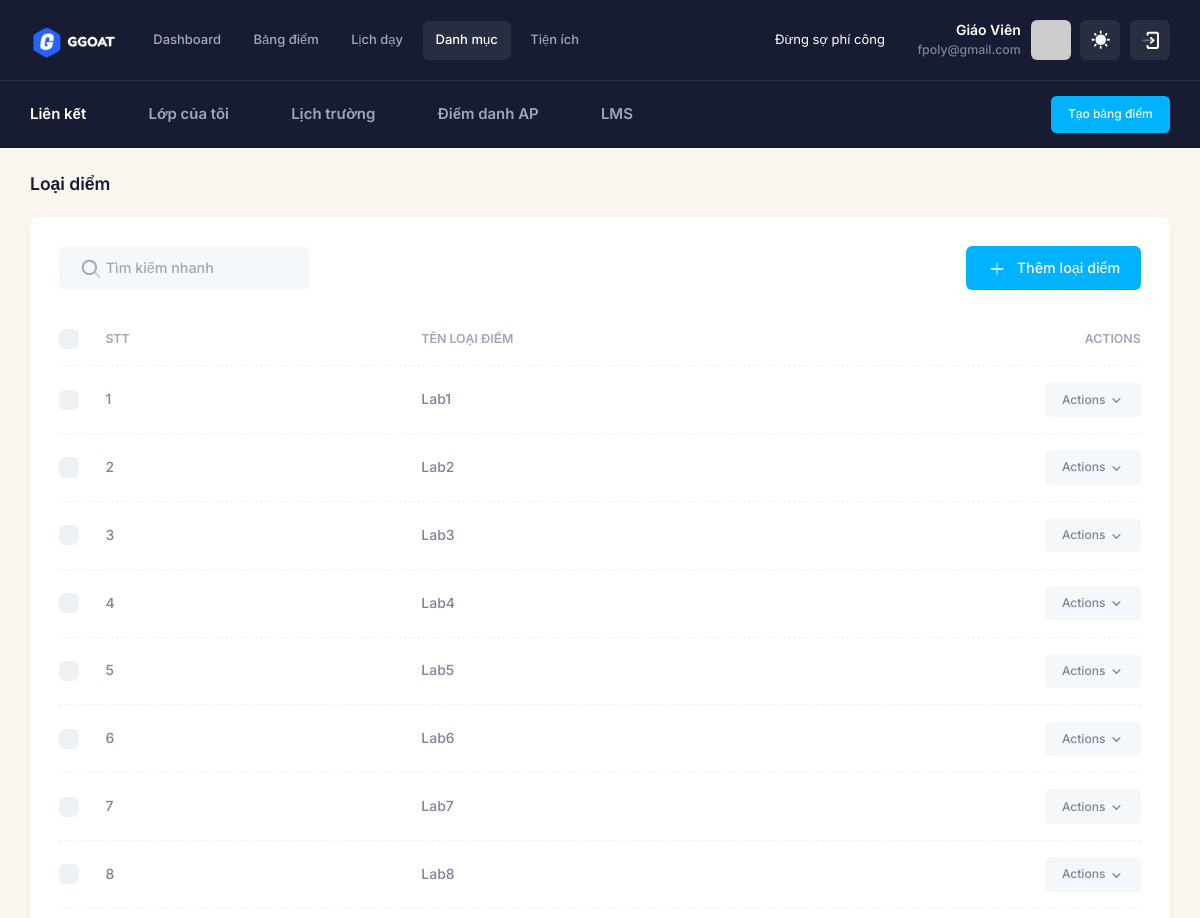
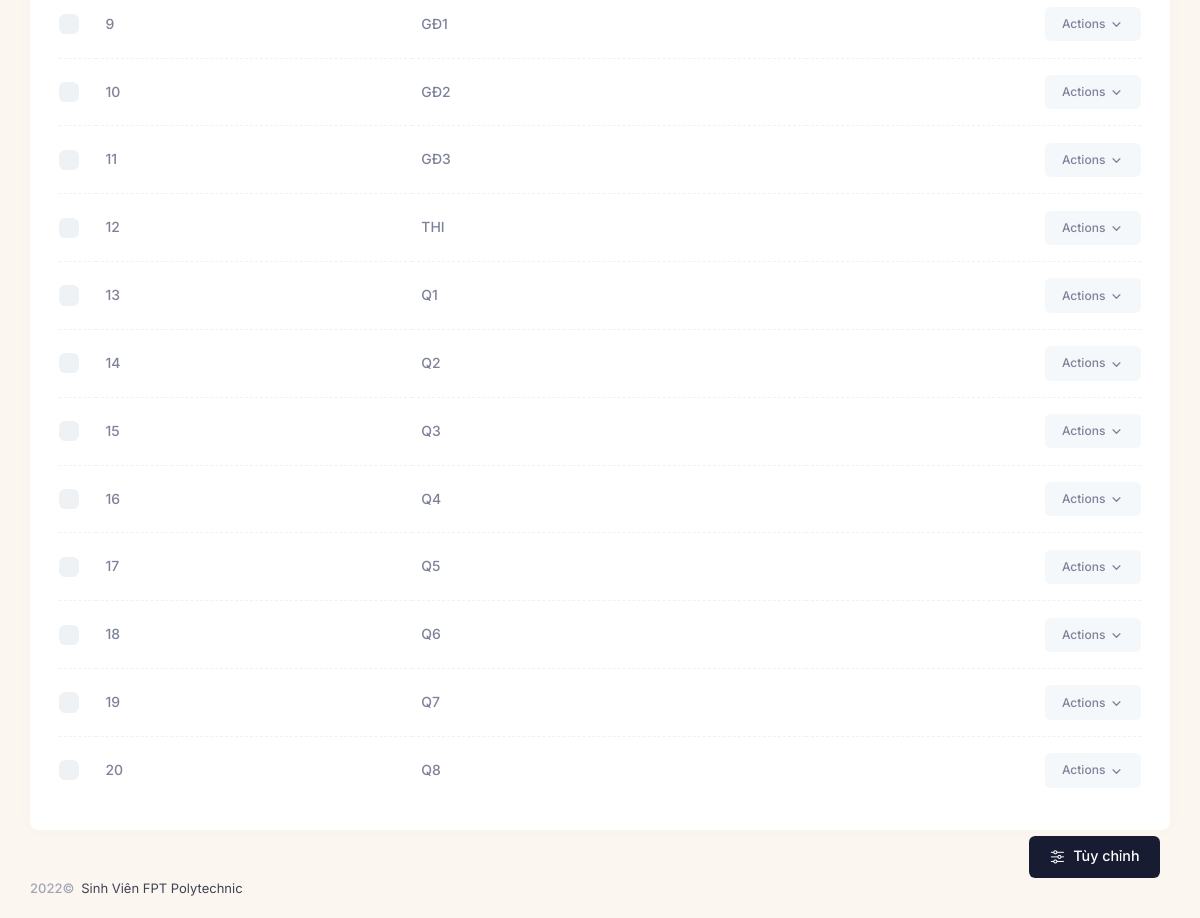
Page /danh-muc/loai-diem (signed in) on the committed database (2 pictures, top to bottom).
### tables this page shows
CREATE TABLE `teachers` (
  `id_teacher` int(11) NOT NULL,
  `name` varchar(225) NOT NULL,
  `email` varchar(225) NOT NULL,
  `password` text NOT NULL,
  `register_date` datetime DEFAULT NULL,
  `code_donate` text NOT NULL,
  `id_coso` int(11) DEFAULT NULL COMMENT 'cơ sở đang dạy',
  `status` enum('1','2') NOT NULL DEFAULT '2',
  `data` longtext DEFAULT NULL COMMENT 'tất cả dữ liệu quản lý của giáo viên'
);

CREATE TABLE `lien_ket` (
  `id_lienket` int(11) NOT NULL,
  `ten` varchar(225) NOT NULL,
  `url` text NOT NULL,
  `mo_ta` text DEFAULT NULL,
  `id_teacher` int(11) NOT NULL
);

CREATE TABLE `loai_diem` (
  `id` int(11) NOT NULL,
  `ten_diem` varchar(225) NOT NULL,
  `id_teacher` int(11) NOT NULL
);

### app/controllers/Teacher.php (called while the page is built, shortened)
<?php
class Teacher extends  Controller
{
  public $data = array();
  public $model_home;
  public function __construct()
  {
    $this->model_home = $this->model('TeacherModel');
    $this->data['type'] = 'teacher';
    $this->data['page_parent'] = 'teacher';
    $this->data['page_target'] = 'teacher';
    $this->data = array_merge($this->data, $this->model_home->data);
  }
  public function loai_diem()
  {
    $this->model_home->loai_diem();
    $this->data['content'] = 'teacher/danhmuc/loai_diem';
    $this->data['page_title'] = 'Loại diểm';
    $this->data['page_parent'] = 'danh-muc';
    $this->data['page_target'] = 'loai-diem';
    $this->data = array_merge($this->data, $this->model_home->data);
    $this->render('layouts/teacher', $this->data);
  }
}

### index.php (called while the page is built, shortened)
<?php
require_once 'bootstrap.php';
$myApp = new App();

### bootstrap.php (called while the page is built, shortened)
<?php
if (!empty($_SERVER['HTTPS']) && $_SERVER['HTTPS'] == 'on') {
  $web_root = 'https://' . $_SERVER['HTTP_HOST'];
} else {
  $web_root = 'http://' . $_SERVER['HTTP_HOST'];
}
$folder = str_replace(strtolower($_SERVER['DOCUMENT_ROOT']), '', strtolower(__DIR__));
$base_url = $web_root . $folder . '/';
function BASE_URL($url)
{
  global $base_url;
  return $base_url . $url;
}
if (!empty($_SERVER['PATH_INFO'])) {
  $url = $_SERVER['PATH_INFO'];
} else {
  $url = '/';
}
$route = array_filter(explode('/', $url));
$route  = array_values($route);
function route($index)
{
  global $route;
  if (isset($route[$index])) {
    return $route[$index];
  } else {
    return false;
  }
}
require_once  'configs/Database.php';
require_once  'configs/Function.php';
require_once  'core/Controller.php';

### configs/Function.php (called while the page is built, shortened)
<?php
$DB = new Database;

### configs/Database.php (called while the page is built, shortened)
<?php
class Database
{
  private $conn;
  function connect()
  {
    if (!$this->conn) {
      try {
        $this->conn = mysqli_connect(HOSTNAME, USERNAME, PASSWORD, DATABASE, PORT);
        mysqli_query($this->conn, "set names 'utf8'");
      } catch (Exception $e) {
        error('503');
        die();
      }
    }
  }
  function getInfoTeacher($data)
  {
    if (isset($_SESSION['email'])) {
      $row = $this->conn->query(
        "SELECT * FROM `teachers`INNER JOIN `co_so` on co_so.id_coso = teachers.id_coso WHERE `email` = '" . $_SESSION['email'] . "' "
      )->fetch_array();
      if ($row) {
        return $row[$data];
      }
      return false;
    }
    return false;
  }
  function get_list($sql)
  {
    $result = mysqli_query($this->conn, $sql);
    $return = array();
    while ($row = mysqli_fetch_assoc($result)) {
      $return[] = $row;
    }
    return $return;
  }
}

### app/models/TeacherModel.php (called while the page is built, shortened)
<?php
class TeacherModel extends Model
{
    public function __construct()
    {
        $this->data = [
            'hoc_ky' => $this->get_list("SELECT * FROM  `hoc_ky`
            WHERE id_teacher  = '" . $this->getInfoTeacher('id_teacher') . "'
            order by case
            when ten_hocky LIKE '%spring%' then 1
            when ten_hocky LIKE '%summer%'  then 2
            when ten_hocky LIKE '%fall%'  then 3
            end
            , reverse(reverse(ten_hocky) + 0) + 0 DESC"),
            'khoa' =>
            $this->get_list(
                "SELECT * FROM `khoa` WHERE id_teacher = '" . $this->getInfoTeacher('id_teacher') . "'  ORDER BY ten_khoa DESC"
            ),
            'mon_hoc' =>
            $this->get_list(
                "SELECT * FROM `mon_hoc` WHERE id_teacher = '" . $this->getInfoTeacher('id_teacher') . "' ORDER BY id_mon DESC"
            ),
            'loai_lop' =>
            $this->get_list(
                "SELECT * FROM `loai_lop` WHERE  id_teacher = '" . $this->getInfoTeacher('id_teacher') . "' ORDER BY id_loai DESC"
            ),
            'lien_ket' =>
            $this->get_list(
                "SELECT * FROM `lien_ket` WHERE id_teacher = '" . $this->getInfoTeacher('id_teacher') . "'  ORDER BY id_lienket DESC limit 5"
            ),
        ];
    }
    public function loai_diem()
    {
        $this->data = [
            'loai_diem' => $this->get_list("SELECT * FROM `loai_diem` WHERE id_teacher = '" . $this->getInfoTeacher('id_teacher') . "'"),
        ];
    }
}

### app/views/teacher/danhmuc/loai_diem.php (the view, shortened to what this page needs)
<div class="card">
  <div class="card-header border-0 pt-6">
    <div class="card-title">
      <div class="d-flex align-items-center position-relative my-1">
        <span class="svg-icon svg-icon-1 position-absolute ms-6">
        </span>
        <input type="text" data-kt-table-filter="search" class="form-control form-control-solid w-250px ps-14" placeholder="Tìm kiếm nhanh" />
      </div>
    </div>
    <div class="card-toolbar">
      <div class="d-flex justify-content-end" data-kt-table-toolbar="base">
        <button type="button" class="btn btn-primary" data-bs-toggle="modal" data-bs-target="#kt_modal_add">
          <span class="svg-icon svg-icon-2">
            <svg width="24" height="24" viewBox="0 0 24 24" fill="none" xmlns="http://www.w3.org/2000/svg">
              <rect opacity="0.5" x="11.364" y="20.364" width="16" height="2" rx="1" transform="rotate(-90 11.364 20.364)" fill="currentColor" />
              <rect x="4.36396" y="11.364" width="16" height="2" rx="1" fill="currentColor" />
            </svg>
          </span>
          Thêm <?= strtolower($this->data['page_title']) ?>
        </button>
      </div>
    </div>
  </div>
  <div class="card-body py-4">
    <table class="table align-middle table-row-dashed fs-6 gy-5" id="kt_table_list">
      <thead>
        <tr class="text-start text-muted fw-bold fs-7 text-uppercase gs-0">
          <th class="w-10px pe-2">
            <div class="form-check form-check-sm form-check-custom form-check-solid me-3">
              <input class="form-check-input" type="checkbox" data-kt-check="true" data-kt-check-target="#kt_table_list .form-check-input" value="1" />
            </div>
          </th>
          <th class="min-w-100px">STT</th>
          <th class="min-w-125px">Tên loại điểm</th>
          <th class="text-end min-w-100px">Actions</th>
        </tr>
      </thead>
      <tbody class="text-gray-600 fw-semibold">
        <?php
        if (!empty($this->model_home->data['loai_diem'])) {
          $data = $this->model_home->data['loai_diem'];
          $index = 1;
          foreach ($data as $item) {
            extract($item) ?>
            <tr>
              <td>
                <div class="form-check form-check-sm form-check-custom form-check-solid">
                  <input class="form-check-input" type="checkbox" value="<?= $id ?>">
                </div>
              </td>
              <td> <?= $index++ ?> </td>
              <td> <?= $ten_diem ?> </td>
              <td class="text-end">
                <a href="#" class="btn btn-light btn-active-light-primary btn-sm" data-kt-menu-trigger="click" data-kt-menu-placement="bottom-end">Actions
                  <span class="svg-icon svg-icon-5 m-0">
                  </span>
                </a>
              </td>
            </tr>
        <?php
          }
        } ?>
      </tbody>
    </table>
  </div>
</div>

### app/views/include/teacher/header.php (shortened to what this page needs)
<?php
global $DB;
?>
<div id="kt_app_header" class="app-header">
  <div class="app-header-primary" data-kt-sticky="true" data-kt-sticky-name="app-header-primary-sticky" data-kt-sticky-offset="{default: 'false', lg: '300px'}">
    <div class="app-container container-xxl d-flex align-items-stretch justify-content-between">
      <div class="d-flex flex-grow-1 flex-lg-grow-0">
        <div class="d-flex align-items-center me-7" id="kt_app_header_logo_wrapper">
          <a href="" class="d-flex align-items-center">
            <img alt="Logo" src="<?= BASE_URL('assets/media/logos/logo.png') ?>" class="h-35px" />
          </a>
        </div>
        <div class="app-header-menu app-header-mobile-drawer align-items-stretch" data-kt-drawer="true" data-kt-drawer-name="app-header-menu" data-kt-drawer-activate="{default: true, lg: false}" data-kt-drawer-overlay="true" data-kt-drawer-width="250px" data-kt-drawer-direction="start" data-kt-drawer-toggle="#kt_app_header_menu_toggle" data-kt-swapper="true" data-kt-swapper-mode="{default: 'append', lg: 'prepend'}" data-kt-swapper-parent="{default: '#kt_app_body', lg: '#kt_app_header_wrapper'}">
          <div class="menu menu-rounded menu-active-bg menu-state-primary menu-column menu-lg-row menu-title-gray-700 menu-icon-gray-500 menu-arrow-gray-500 menu-bullet-gray-500 my-5 my-lg-0 align-items-stretch fw-semibold px-2 px-lg-0" id="kt_app_header_menu" data-kt-menu="true">
            <?php
            $menu = [
              [
                'name' => 'Dashboard',
                'path' => 'dashboard',
              ],
              [
                'name' => 'Bảng điểm',
                'path' => 'bang-diem',
              ],
              [
                'name' => 'Lịch dạy',
                'path' => 'lich-day',
              ],
              [
                'name' => 'Danh mục',
                'path' => 'danh-muc',
                'sub' => [
                  [
                    'name' => 'Khóa học',
                    'path' => 'khoa-hoc',
                  ],
                  [
                    'name' => 'Học kỳ',
                    'path' => 'hoc-ky',
                  ],
                  [
                    'name' => 'Môn học',
                    'path' => 'mon-hoc',
                  ],
                  [
                    'name' => 'Loại lớp',
                    'path' => 'loai-lop',
                  ],
                  [
                    'name' => 'Loại điểm',
                    'path' => 'loai-diem',
                  ],
                ]
              ],
              [
                'name' => 'Tiện ích',
                'path' => 'tien-ich',
                'sub' => [
                  [
                    'name' => 'Liên kết',
                    'path' => 'lien-ket',
                  ],
                  [
                    'name' => 'Thành ngữ',
                    'path' => 'thanh-ngu',
                  ],
                ]
              ],
            ];
            ?>
            <?php
            foreach ($menu as $item) {
              extract($item); ?>
              <div <?= isset($sub) ? 'data-kt-menu-trigger="{' . "default: 'click'" . " ,lg:'hover'" . '}"' : '' ?> data-kt-menu-placement="bottom-start" class="menu-item <?= (route(0) == $path) || ((route(0) == '' && $path == 'dashboard')) ? 'here show' : false ?>" menu-lg-down-accordion menu-sub-lg-down-indention me-0 me-lg-2">
                <?php
                if (!isset($sub)) { ?>
                  <a class="menu-link py-3" href="<?= BASE_URL($path) ?>"><?= $name ?></a>
                <?php } else { ?>
                  <span class="menu-link py-3">
                    <span class="menu-title">
                      <?= $name ?>
                    </span>
                  <?php } ?>
                  </span>
              </div>
            <?php } ?>
          </div>
        </div>
      </div>
      <div class="app-navbar flex-shrink-0">
        <div class="app-navbar-item ms-3" id="kt_header_user_menu_toggle">
          <div class="text-white mx-5 px-5">
            <marquee>
              <?= isset($this->data['thanh_ngu']['noi_dung']) ?  $this->data['thanh_ngu']['noi_dung'] : 'Đừng sợ phí công' ?>
            </marquee>
          </div>
          <div class="text-end d-none d-sm-flex flex-column justify-content-center me-3">
            <a href="" class="text-white text-hover-primary fs-6 fw-bold">Giáo Viên</a>
            <span class="text-gray-600 fs-7 fw-semibold d-block"><?= $DB->getInfoTeacher('email') ?></span>
          </div>
          <div class="cursor-pointer symbol symbol-35px symbol-md-40px" data-kt-menu-trigger="{default: 'click', lg: 'hover'}" data-kt-menu-attach="parent" data-kt-menu-placement="bottom-end">
            <img src="https://ui-avatars.com/api/?name=<?= $DB->getInfoTeacher('email') ?>" alt="user" />
          </div>
        </div>
        <div class="app-navbar-item ms-3">
          <a href="#" class="btn btn-icon btn-icon-white btn-active-color-primary btn-custom w-35px h-35px w-md-40px h-md-40px" data-kt-menu-trigger="{default:'click', lg: 'hover'}" data-kt-menu-attach="parent" data-kt-menu-placement="bottom-end">
            <span class="svg-icon theme-light-show svg-icon-2">
            </span>
          </a>
        </div>
        <div class="app-navbar-item ms-3">
          <a href="<?= BASE_URL('auth/logout') ?>" class="btn btn-icon btn-icon-white btn-active-color-primary btn-custom w-35px h-35px w-md-40px h-md-40px">
            <span class="svg-icon svg-icon-1">
            </span>
          </a>
        </div>
      </div>
    </div>
  </div>
  <div class="app-header-secondary">
    <div class="app-container container-xxl d-flex align-items-stretch">
      <div class="w-100 d-flex flex-stack">
        <div class="d-flex flex-stack me-5">
          <span class="text-white fw-bold fs-5 me-3 me-lg-6">Liên kết</span>
          <div class="d-flex gap-1 gap-lg-2">
            <?php
            if (!empty($this->data['lien_ket'])) {
              $lien_ket = $this->data['lien_ket'];
              foreach ($lien_ket as $item) {
                extract($item);
            ?>
                <a href="<?= $url ?>" target="_blank" class="custom-link rounded px-lg-4 py-lg-2 d-flex flex-center">
                  <span class="d-none d-lg-inline text-muted fw-bold text-hover-primary fs-5 ps-3"><?= $ten ?></span>
                </a>
            <?php }
            } ?>
          </div>
        </div>
        <a href="" class="btn btn-sm btn-primary py-3" data-bs-toggle="modal" data-bs-target="#kt_modal_create_app">Tạo bảng điểm</span></a>
      </div>
    </div>
  </div>
</div>

### rows in the picture
teachers: email "fpoly@gmail.com"
lien_ket: ten "Lớp của tôi"
lien_ket: ten "Lịch trường"
lien_ket: ten "Điểm danh AP"
lien_ket: ten "LMS"
loai_diem: ten_diem "Lab1"
loai_diem: ten_diem "Lab2"
loai_diem: ten_diem "Lab3"
loai_diem: ten_diem "Lab4"
loai_diem: ten_diem "Lab5"
loai_diem: ten_diem "Lab6"
loai_diem: ten_diem "Lab7"
loai_diem: ten_diem "Lab8"
loai_diem: ten_diem "GĐ1"
loai_diem: ten_diem "GĐ2"
loai_diem: ten_diem "GĐ3"
loai_diem: ten_diem "THI"
loai_diem: ten_diem "Q1"
loai_diem: ten_diem "Q2"
loai_diem: ten_diem "Q3"
loai_diem: ten_diem "Q4"
loai_diem: ten_diem "Q5"
loai_diem: ten_diem "Q6"
loai_diem: ten_diem "Q7"
loai_diem: ten_diem "Q8"

### other values in the picture
$name "Dashboard"
$name "Bảng điểm"
$name "Lịch dạy"
$name "Danh mục"
$name "Tiện ích"
$this->data['page_title'] "Loại diểm"
$this->data['page_title'] "loại diểm"
